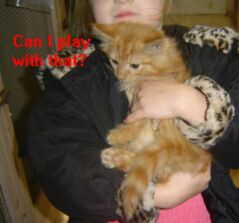
#> input picture Image_Classification_App/Dataset/train/cats/12131.jpg, 239 x 223 px, found by its file name; its folder holds only this picture in this run
$ python decision_tree_model.py
#> lines starting #> are read from the running program, lines starting #| are printed output that depends on the picture
### Image_Classification_App/data_loader.py
import os
import cv2
import numpy as np

categories = ['cats', 'dogs']

def load_images_from_folder(folder, img_size=(50, 50), normalize=True):
#> called with folder = 'Image_Classification_App/Dataset/train', img_size = (50, 50), normalize = True
    X = []
    y = []

    for category in categories:
        path = os.path.join(folder, category)
        label = categories.index(category)

        for img in os.listdir(path):
            img_path = os.path.join(path, img)
            try:
                pet_img = cv2.imread(img_path, 0)  # grayscale
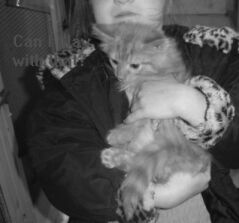
#> pet_img: shape (223, 239); min 10, max 225, mean 86.5
                pet_img = cv2.resize(pet_img, img_size)
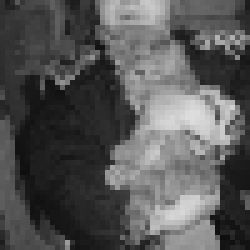
#> pet_img: shape (50, 50) (shown 5 times larger); min 14, max 221, mean 86.3

                image = pet_img.flatten().astype(np.float32)
#> image = 2500 values, max 221 at index 1188, min 14 at index 2243, mean 86.32

                if normalize:
                    image /= 255.0
#> image = 2500 values, max 0.867 at index 1188, min 0.0549 at index 2243, mean 0.338

                X.append(image)
                y.append(label)

            except Exception:
                pass
#> pass 2 of the loop in load_images_from_folder, `for category in categories:`:
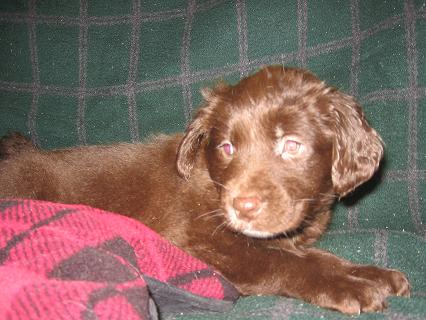
#> input picture Image_Classification_App/Dataset/train/dogs/11891.jpg, 426 x 320 px, found by its file name
#> in load_images_from_folder, `pet_img = cv2.imread(img_path, 0)`:
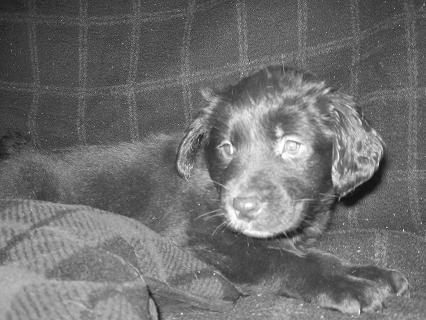
#> pet_img: shape (320, 426); min 15, max 255, mean 110.8
#> in load_images_from_folder, `pet_img = cv2.resize(pet_img, img_size)`:
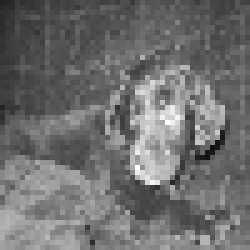
#> pet_img: shape (50, 50) (shown 5 times larger); min 17, max 254, mean 110.6
#> in load_images_from_folder, `image = pet_img.flatten().astype(np.float32)`: image = 2500 values, max 254 at index 1233, min 17 at index 1492, mean 110.6
#> in load_images_from_folder, `image /= 255.0`: image = 2500 values, max 0.996 at index 1233, min 0.0667 at index 1492, mean 0.434

    return np.array(X), np.array(y)

# [15 lines left out: function prepare_single_image, not called in this run]

### Image_Classification_App/decision_tree_model.py
import pickle
from sklearn.tree import DecisionTreeClassifier

from data_loader import load_images_from_folder

train_dir = 'Image_Classification_App/Dataset/train'

X, y = load_images_from_folder(train_dir)
#> y = [0, 1]

dt = DecisionTreeClassifier(
    max_depth=20,
    random_state=42
)

dt.fit(X, y)

with open('Image_Classification_App/models/dt_model.sav', 'wb') as f:
    pickle.dump(dt, f)
